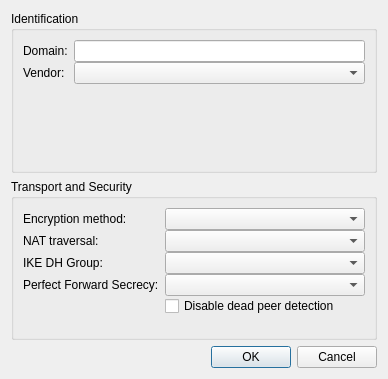
<?xml version="1.0" encoding="UTF-8"?>
<ui version="4.0">
 <author>Lukáš Tinkl &lt;ltinkl@redhat.com&gt;</author>
 <class>VpncAdvancedWidget</class>
 <widget class="QWidget" name="VpncAdvancedWidget">
  <property name="geometry">
   <rect>
    <x>0</x>
    <y>0</y>
    <width>388</width>
    <height>379</height>
   </rect>
  </property>
  <layout class="QVBoxLayout" name="verticalLayout">
   <item>
    <widget class="QGroupBox" name="groupBox">
     <property name="title">
      <string>Identification</string>
     </property>
     <layout class="QFormLayout" name="formLayout">
    <property name="verticalSpacing">
    <number>0</number>
    </property>
      <item row="0" column="0">
       <widget class="QLabel" name="label">
        <property name="text">
         <string>Domain:</string>
        </property>
        <property name="buddy">
         <cstring>domain</cstring>
        </property>
       </widget>
      </item>
      <item row="0" column="1">
       <widget class="KLineEdit" name="domain"/>
      </item>
      <item row="1" column="0">
       <widget class="QLabel" name="label_2">
        <property name="text">
         <string>Vendor:</string>
        </property>
        <property name="buddy">
         <cstring>vendor</cstring>
        </property>
       </widget>
      </item>
      <item row="1" column="1">
       <widget class="KComboBox" name="vendor">
        <property name="sizePolicy">
         <sizepolicy hsizetype="MinimumExpanding" vsizetype="Fixed">
          <horstretch>0</horstretch>
          <verstretch>0</verstretch>
         </sizepolicy>
        </property>
       </widget>
      </item>
     </layout>
    </widget>
   </item>
   <item>
    <widget class="QGroupBox" name="groupBox_2">
     <property name="title">
      <string>Transport and Security</string>
     </property>
     <layout class="QFormLayout" name="formLayout_2">
    <property name="verticalSpacing">
    <number>0</number>
    </property>
      <item row="0" column="0">
       <widget class="QLabel" name="label_3">
        <property name="text">
         <string>Encryption method:</string>
        </property>
        <property name="buddy">
         <cstring>encryption</cstring>
        </property>
       </widget>
      </item>
      <item row="0" column="1">
       <widget class="KComboBox" name="encryption">
        <property name="sizePolicy">
         <sizepolicy hsizetype="MinimumExpanding" vsizetype="Fixed">
          <horstretch>0</horstretch>
          <verstretch>0</verstretch>
         </sizepolicy>
        </property>
       </widget>
      </item>
      <item row="1" column="0">
       <widget class="QLabel" name="label_4">
        <property name="text">
         <string>NAT traversal:</string>
        </property>
        <property name="buddy">
         <cstring>nat</cstring>
        </property>
       </widget>
      </item>
      <item row="1" column="1">
       <widget class="KComboBox" name="nat">
        <property name="sizePolicy">
         <sizepolicy hsizetype="MinimumExpanding" vsizetype="Fixed">
          <horstretch>0</horstretch>
          <verstretch>0</verstretch>
         </sizepolicy>
        </property>
       </widget>
      </item>
      <item row="2" column="0">
       <widget class="QLabel" name="label_5">
        <property name="text">
         <string>IKE DH Group:</string>
        </property>
        <property name="buddy">
         <cstring>dhGroup</cstring>
        </property>
       </widget>
      </item>
      <item row="2" column="1">
       <widget class="KComboBox" name="dhGroup">
        <property name="sizePolicy">
         <sizepolicy hsizetype="MinimumExpanding" vsizetype="Fixed">
          <horstretch>0</horstretch>
          <verstretch>0</verstretch>
         </sizepolicy>
        </property>
       </widget>
      </item>
      <item row="3" column="0">
       <widget class="QLabel" name="label_6">
        <property name="text">
         <string>Perfect Forward Secrecy:</string>
        </property>
        <property name="buddy">
         <cstring>pfs</cstring>
        </property>
       </widget>
      </item>
      <item row="3" column="1">
       <widget class="KComboBox" name="pfs">
        <property name="sizePolicy">
         <sizepolicy hsizetype="MinimumExpanding" vsizetype="Fixed">
          <horstretch>0</horstretch>
          <verstretch>0</verstretch>
         </sizepolicy>
        </property>
       </widget>
      </item>
      <item row="4" column="1">
       <widget class="QCheckBox" name="deadPeer">
        <property name="sizePolicy">
         <sizepolicy hsizetype="MinimumExpanding" vsizetype="Fixed">
          <horstretch>0</horstretch>
          <verstretch>0</verstretch>
         </sizepolicy>
        </property>
        <property name="text">
         <string>Disable dead peer detection</string>
        </property>
       </widget>
      </item>
     </layout>
    </widget>
   </item>
   <item>
    <widget class="QDialogButtonBox" name="buttonBox">
     <property name="standardButtons">
      <set>QDialogButtonBox::Cancel|QDialogButtonBox::Ok</set>
     </property>
    </widget>
   </item>
  </layout>
 </widget>
 <customwidgets>
  <customwidget>
   <class>KComboBox</class>
   <extends>QComboBox</extends>
   <header>kcombobox.h</header>
  </customwidget>
  <customwidget>
   <class>KLineEdit</class>
   <extends>QLineEdit</extends>
   <header>klineedit.h</header>
  </customwidget>
 </customwidgets>
 <resources/>
 <connections>
  <connection>
   <sender>buttonBox</sender>
   <signal>accepted()</signal>
   <receiver>VpncAdvancedWidget</receiver>
   <slot>accept()</slot>
   <hints>
    <hint type="sourcelabel">
     <x>247</x>
     <y>360</y>
    </hint>
    <hint type="destinationlabel">
     <x>0</x>
     <y>26</y>
    </hint>
   </hints>
  </connection>
  <connection>
   <sender>buttonBox</sender>
   <signal>rejected()</signal>
   <receiver>VpncAdvancedWidget</receiver>
   <slot>reject()</slot>
   <hints>
    <hint type="sourcelabel">
     <x>147</x>
     <y>360</y>
    </hint>
    <hint type="destinationlabel">
     <x>-1</x>
     <y>65</y>
    </hint>
   </hints>
  </connection>
 </connections>
</ui>
